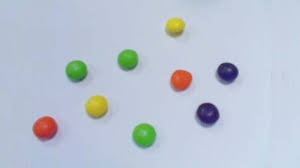
#> input picture images/objects3.jpg, 300 x 168 px; its folder holds only this picture in this run
$ python -i counting_roberts_cross.py   (imports and definitions only)
#> lines starting #> are read from the running program, lines starting #| are printed output that depends on the picture; after the words box and inside, x2 and y2 are one past the last pixel; in counts of white or black regions, pixels touching at a corner belong together
import tkinter as tk
import numpy as np
import cv2
from PIL import Image
from PIL import ImageTk
from tkinter import SUNKEN, filedialog
from skimage import io
from matplotlib import pyplot as plt
from scipy import ndimage

plt.rcParams['figure.figsize'] = [15, 10]


# roberts_cross_v = np.array([[0, 0, 0],
#                             [0, 1, 0],
#                             [0, 0, -1]])

roberts_cross_v = np.array([[1, 0],
                            [0, -1]])

roberts_cross_h = np.array([[0, -1],
                            [-1, 0]])


def select_image():
    global panelA, panelB, entry
    path = filedialog.askopenfilename()
#> the answer given: images/objects3.jpg
    img = io.imread(path)
#> img is the input picture: shape (168, 300, 3); mean R, G, B 186.7, 196.1, 209.5
    fig = plt.figure(figsize=(10, 7))

    fig.add_subplot(2, 2, 1)
    plt.imshow(img)
    plt.axis('off')
    plt.title("ảnh gốc")

    v = cv2.cvtColor(img, cv2.COLOR_BGR2GRAY)
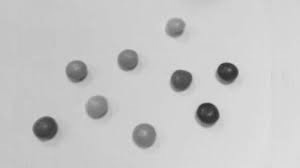
#> v: shape (168, 300); min 43, max 223, mean 198.9

    # dùng độ sáng tối chanel v thay cho độ đậm nhạt channel S
    fig.add_subplot(2, 2, 3)
    plt.imshow(v, 'gray')
    plt.axis('off')
    plt.title("ảnh sau tách sáng")

    # lọc bỏ nhiễu
    fig.add_subplot(2, 2, 4)
    blur = cv2.GaussianBlur(v, (11, 11), 0)
    plt.imshow(v, 'gray')
    plt.axis('off')
    plt.title("ảnh sau lọc nhiễu ")
    # end figure1

    fig1 = plt.figure(figsize=(10, 7))

    # img = img.astype('float64')
    gray_img = np.dot(img[..., :3], [0.2989, 0.5870, 0.1140])
    gray_img /= 255
    vertical = ndimage.convolve(gray_img, roberts_cross_v)
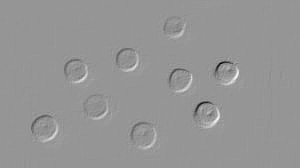
#> vertical: shape (168, 300) float64; min -0.494, max 0.349, mean 0.000361; drawn with min black and max white
    horizontal = ndimage.convolve(gray_img, roberts_cross_h)
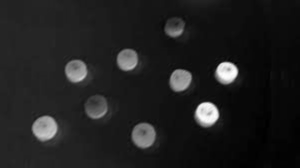
#> horizontal: shape (168, 300) float64; min -1.7, max -0.306, mean -1.53; drawn with min black and max white
    roberts_cross = np.sqrt(np.square(horizontal) + np.square(vertical))
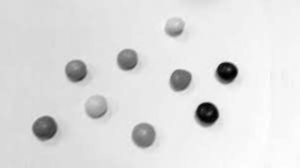
#> roberts_cross: shape (168, 300) float64; min 0.306, max 1.7, mean 1.53; drawn with min black and max white

    # phát hiện cạnh dùng roberts_cross of cv2
    roberts_cross = cv2.Canny(blur, 10, 20)
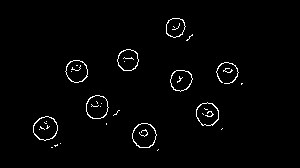
#> roberts_cross: shape (168, 300); 1.8% white in thin lines or dots, all inside (x1, y1, x2, y2) = (33, 18, 243, 151)
    fig1.add_subplot(2, 2, 1)
    plt.imshow(roberts_cross, 'gray')
    plt.axis('off')
    plt.title("ảnh sau phát hiện cạnh ")

    # giãn nở rộng ảnh cv2
    kernel_erode = np.ones((5, 5), np.uint8)
    eroded = cv2.erode(roberts_cross, kernel_erode, iterations=1)
#> eroded: shape (168, 300); every value is 0
    fig1.add_subplot(2, 2, 2)
    plt.imshow(eroded, 'gray')
    plt.axis('off')
    plt.title("ảnh sau erode ")

    # giãn nở rộng ảnh cv2
    kernel_dilate = np.ones((3, 3), np.uint8)
    dilated = cv2.dilate(eroded, kernel_dilate, iterations=1)
    fig1.add_subplot(2, 2, 3)
    plt.imshow(dilated, 'gray')
    plt.axis('off')
    plt.title("ảnh sau dilate ")

    # dem
    cnt, hierarchy = cv2.findContours(
        dilated.copy(), cv2.RETR_EXTERNAL, cv2.CHAIN_APPROX_NONE)
#> cnt = []
    plt.show()
    rgb = cv2.cvtColor(img, cv2.COLOR_BGR2RGB)
    rgb2 = cv2.drawContours(rgb, cnt, -1, (0, 255, 0), 2)
    rgb2 = Image.fromarray(rgb2)
    rgb2 = ImageTk.PhotoImage(rgb2)

    img = Image.fromarray(img)
    img = ImageTk.PhotoImage(img)

    panelA = tk.Label(image=img)
    panelA.image = img
    panelA.grid(row=0, column=0)

    panelB = tk.Label(image=rgb2)
    panelB.image = rgb2
    panelB.grid(row=0, column=1)

    entry = tk.Entry(width=30)
    entry.grid(row=2, column=0, columnspan=2)
    entry.insert(0, 'Number of Objects: ')
    entry.delete(20, tk.END)
    entry.insert(20, len(cnt))


# [2 lines not run here, left out]
button = tk.Button(text="select image", width=20,
                   relief=SUNKEN, command=select_image)
# [3 lines not run here, left out]

>>> result = select_image()
